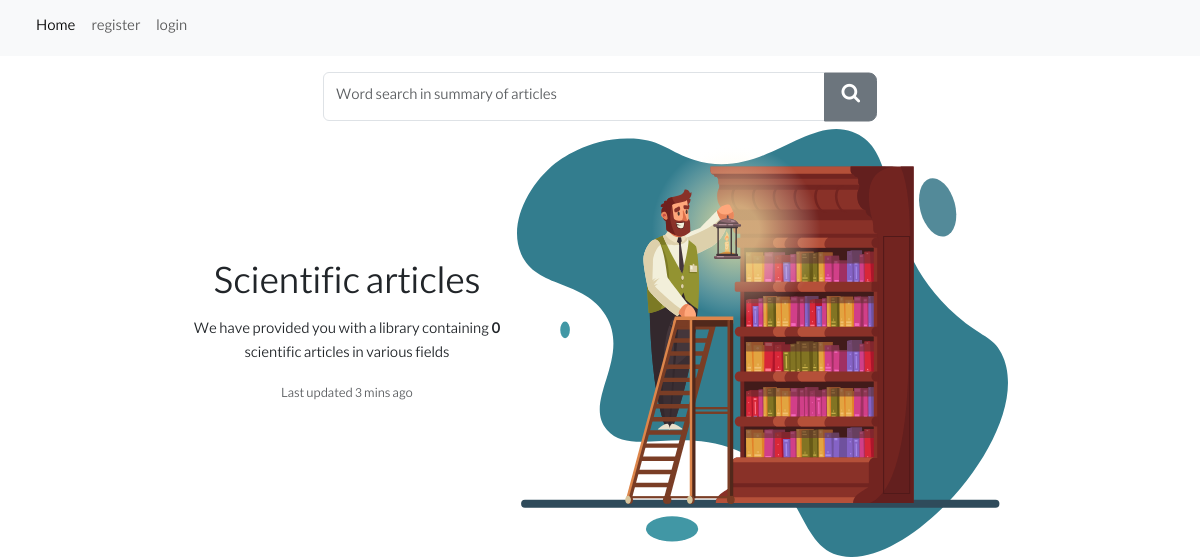
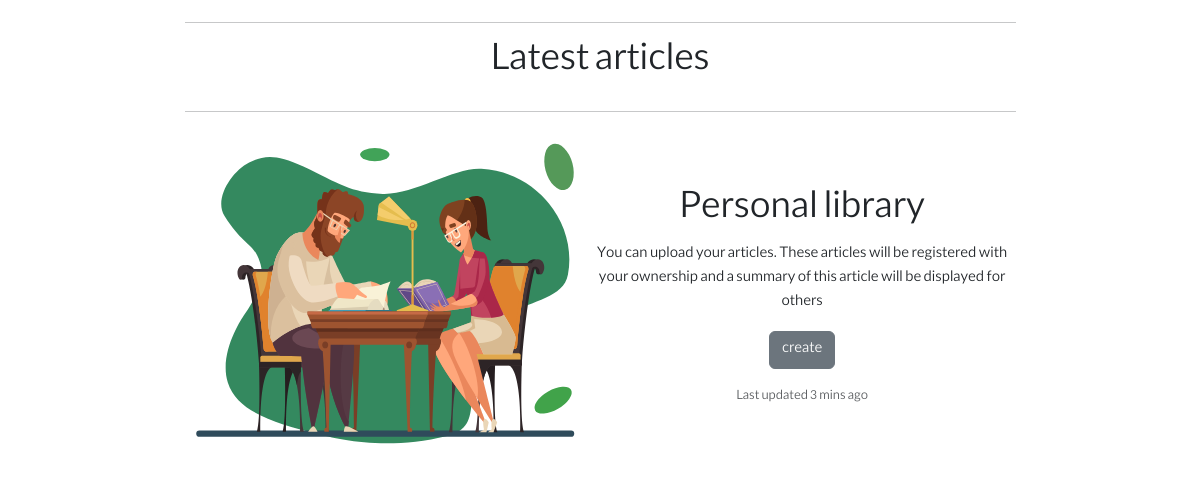
Before: /home/ (upper part) with the older database file (2 pictures, top to bottom).
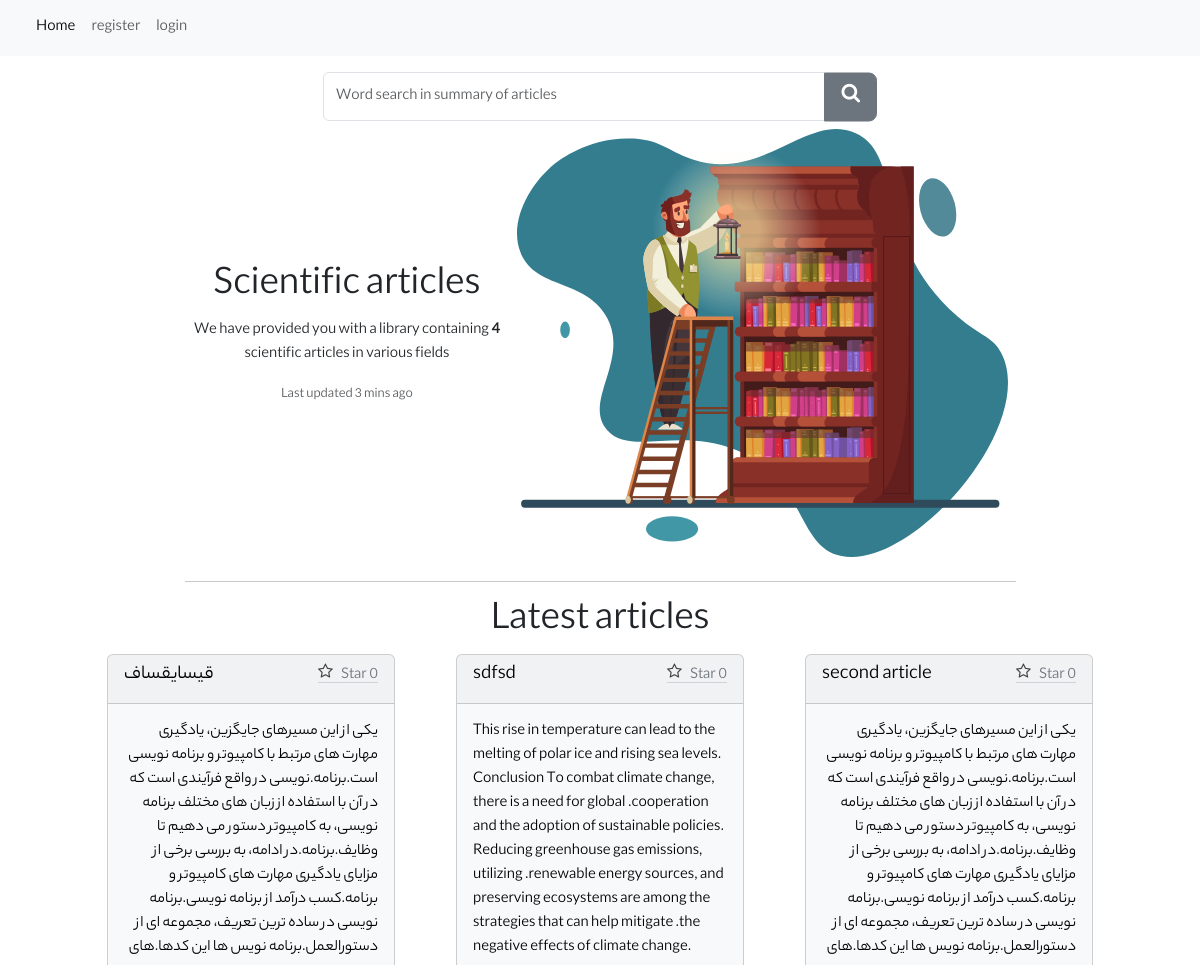
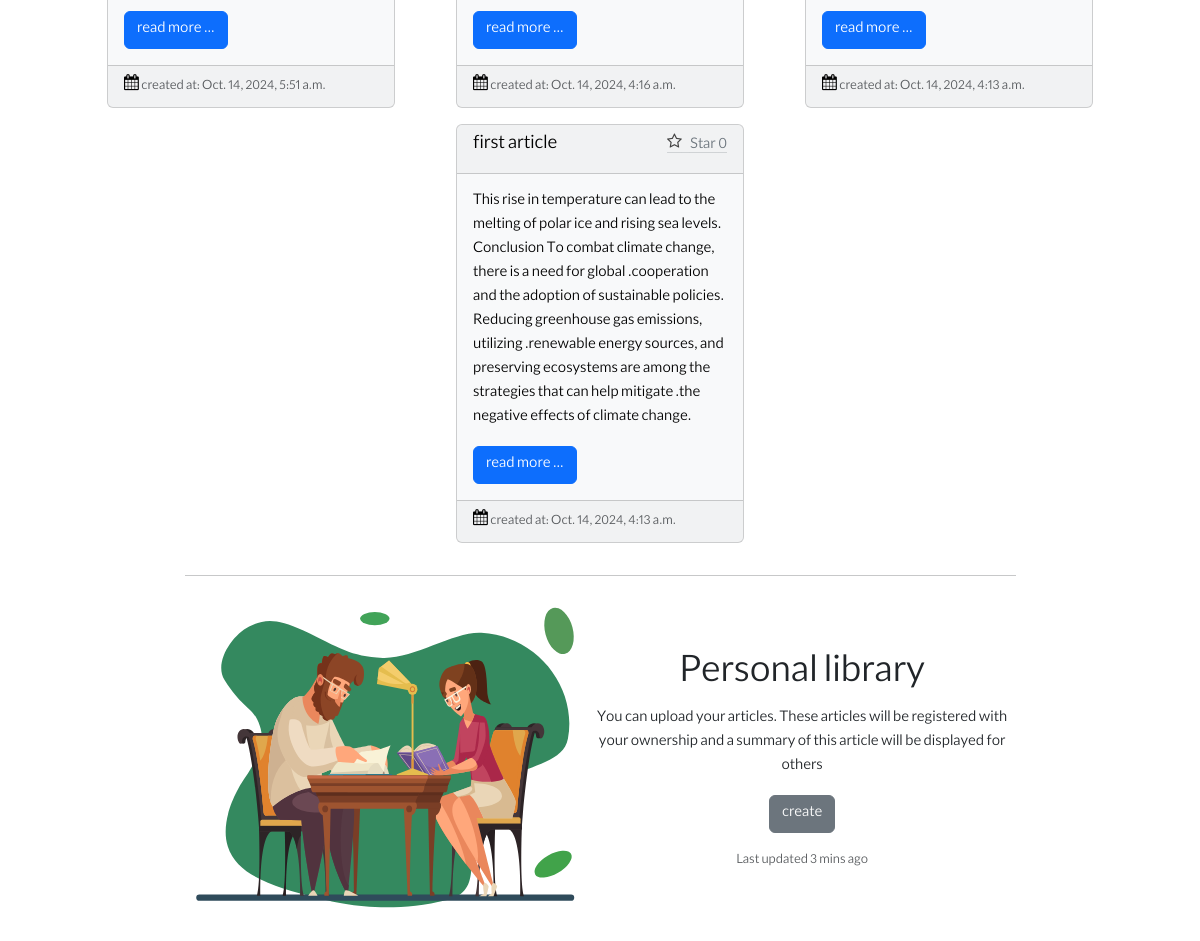
After: the same page with the newer database file (2 pictures, top to bottom).
### home/models.py (models this page shows)
class Article(models.Model):
    title = models.CharField(max_length=100)
    body = models.TextField()
    pdf = models.FileField(upload_to='%Y/%m/%d/')
    lang = models.CharField(max_length=10)
    created = models.DateTimeField(auto_now_add=True)
    owner = models.ManyToManyField(User)

### home/views.py (the view)
# urls.py: 2. Add a URL to urlpatterns:  path('', views.home, name='home')
def home(request):
    articles = Article.objects.annotate(like_count=Count('like')).order_by('-created')
    num = articles.count()
    form = ArticleFindForm()
    if request.GET.get('search'):
        articles = articles.filter(body__contains=request.GET['search'])
        text = 'Search results'
    else:
        articles = articles[:4]
        text = 'Latest articles'
    return render(request, 'home.html', {'articles': articles, 'form': form, 'text': text, 'num':num})

### home/forms.py
class ArticleFindForm(forms.Form):
    search = forms.CharField(widget=forms.TextInput(attrs={'class':'form-control','placeholder':'Word search in summary of articles'}))

### templates/home.html
{% extends 'base.html' %} {% block content %}
<div class="col-md-6">
  <form method="get" class="d-flex" novalidate>
    <div class="input-group">
      {{ form.search }}
      <button class="btn btn-secondary btn-lg" type="submit">
        <span class="icon-search"></span>
      </button>
    </div>
  </form>
</div>
<div class="d-flex bd-highlight w-75 justify-content-center">
  <div class="p-2 flex-shrink-1 bd-highlight align-self-center text-center">
    <h1>Scientific articles</h1>
    <p>
      We have provided you with a library containing <b>{{ num }}</b> scientific
      articles in various fields
    </p>
    <p>
      <small class="text-body-secondary">Last updated 3 mins ago</small>
    </p>
  </div>
  <div class="p-2 w-100 flex-fill bd-highlight">
    {% load static %}
    <img src="{% static 'svg/library.svg' %}" alt="..." />
  </div>
</div>
<hr class="w-75" />
<h1>{{ text }}</h1>
<div class="d-flex justify-content-evenly flex-wrap" style="width: inherit">
  {% for article in articles %}
  <div class="card text-bg-light mb-3" style="width: 18rem">
    <div class="card-header d-flex justify-content-between">
      <h5
        class="d-flex justify-content-between"
        dir="{% if article.lang == 'fa' %}rtl{% else %}ltr{% endif %}"
      >
        {{ article.title }}
      </h5>
      <a href="/star/star/{{ article.id }}" class="link-secondary link-offset-2 link-underline-opacity-25 link-underline-opacity-100-hover">
        {% if article.like_count == 0 %}
        <span class="icon-star-o">
        {% else %}
        <span class="icon-star">
        {% endif %}
        </span> Star<span> {{ article.like_count }} </span>
      </a>
    </div>
    <div class="card-body">
      <p
        class="card-text"
        style="max-height: 240px; overflow: hidden"
        dir="{% if article.lang == 'fa' %}rtl{% else %}ltr{% endif %}"
      >
        {{ article.body }}
      </p>
      <a href="{% url 'detail' article.id %}" class="btn btn-primary"
        >read more ...</a
      >
    </div>
    <div class="card-footer">
      <span class="icon-calendar"></span>
      <small class="text-body-secondary"
        >created at: {{ article.created }}</small
      >
    </div>
  </div>
  {%endfor%}
</div>
<hr class="w-75" />
<div class="d-flex bd-highlight w-75 justify-content-center">
  <div class="p-2 w-100 flex-fill bd-highlight">
    {% load static %}
    <img src="{% static 'svg/table.svg' %}" alt="..." />
  </div>
  <div class="p-2 flex-shrink-1 bd-highlight align-self-center text-center">
    <h1>Personal library</h1>
    <p>
      You can upload your articles. These articles will be registered with your
      ownership and a summary of this article will be displayed for others
    </p>
    <a href="/upload" class="btn btn-secondary mb-3">create</a>
    <p>
      <small class="text-body-secondary">Last updated 3 mins ago</small>
    </p>
  </div>
</div>
{% endblock %}

### templates/base.html (shortened to what this page needs)
<!DOCTYPE html>
<html lang="en">
  <head>
    <link
      href="https://cdn.jsdelivr.net/npm/bootstrap@5.3.3/dist/css/bootstrap.min.css"
      rel="stylesheet"
    />
    {% load static %}
    <link
      rel="stylesheet"
      type="text/css"
      href="{% static 'style/form.css' %}"
    />
    <link rel="stylesheet" href="{% static 'icon/style.css' %}" />
    <link rel="stylesheet" href="{% static 'icon/moreStyle.css' %}" />
  </head>
  <body>
    <nav class="navbar navbar-expand-lg bg-body-tertiary">
      <div class="container-fluid">
        <div class="collapse navbar-collapse" id="navbarNavAltMarkup">
          <div class="navbar-nav">
            <a
              class="nav-link active"
              aria-current="page"
              href="{% url 'home' %}"
              >Home</a
            >
            {% if request.user.is_authenticated %}
            <a class="nav-link" href="{% url 'profile'%}">dashboard</a>
            <a class="nav-link" href="{% url 'user_logout' %}">logout</a>
            {% else %}
            <a class="nav-link" href="{% url 'user_register' %}">register</a>
            <a class="nav-link" href="{% url 'user_login' %}">login</a>
            {% endif %}
          </div>
        </div>
      </div>
    </nav>
    <div
      class="container-sm d-flex justify-content-evenly flex-column align-items-center p-3"
    >
      {% block content %} {% endblock%}
    </div>
  </body>
</html>

### static/style/form.css (style rules this page uses)
body { font-family: lable; }
.input-group button { top: 50%; transform: translateY(-50%); }

Changed rows visible on the page:
added Article: title "قیسایقساف", like_count "0", body "یکی از این مسیرهای جایگزین، یادگیری مهارت های مرتبط با کامپیوتر و برنامه نویسی است.برنامه.نویسی در واقع فرآیندی است که در آن با استفاده از زبان های مختلف برنامه نویسی، به کامپیوتر دستور می دهیم تا وظایف.برنامه.در ادامه، به بررسی برخی از مزایای یادگیری مهارت های کامپیوتر و برنامه.کسب درآمد از برنامه نویسی.برنامه نویسی در ساده ترین تعریف، مجموعه ای از دستورالعمل.برنامه نویس ها این کدها.های…", created "Oct. 14, 2024, 5:51 a.m."
added Article: title "sdfsd", like_count "0", body "This rise in temperature can lead to the melting of polar ice and rising sea levels. Conclusion To combat climate change, there is a need for global .cooperation and the adoption of sustainable policies. Reducing greenhouse gas emissions, utilizing .renewable energy sources, and preserving ecosystems are among the strategies that can help mitigate .the negative effects of climate change.", created "Oct. 14, 2024, 4:16 a.m."
added Article: title "second article", like_count "0", body "یکی از این مسیرهای جایگزین، یادگیری مهارت های مرتبط با کامپیوتر و برنامه نویسی است.برنامه.نویسی در واقع فرآیندی است که در آن با استفاده از زبان های مختلف برنامه نویسی، به کامپیوتر دستور می دهیم تا وظایف.برنامه.در ادامه، به بررسی برخی از مزایای یادگیری مهارت های کامپیوتر و برنامه.کسب درآمد از برنامه نویسی.برنامه نویسی در ساده ترین تعریف، مجموعه ای از دستورالعمل.برنامه نویس ها این کدها.های…", created "Oct. 14, 2024, 4:13 a.m."
added Article: title "first article", like_count "0", body "This rise in temperature can lead to the melting of polar ice and rising sea levels. Conclusion To combat climate change, there is a need for global .cooperation and the adoption of sustainable policies. Reducing greenhouse gas emissions, utilizing .renewable energy sources, and preserving ecosystems are among the strategies that can help mitigate .the negative effects of climate change.", created "Oct. 14, 2024, 4:13 a.m."
Other visible differences:
{{ num }}: "0" → "4"
